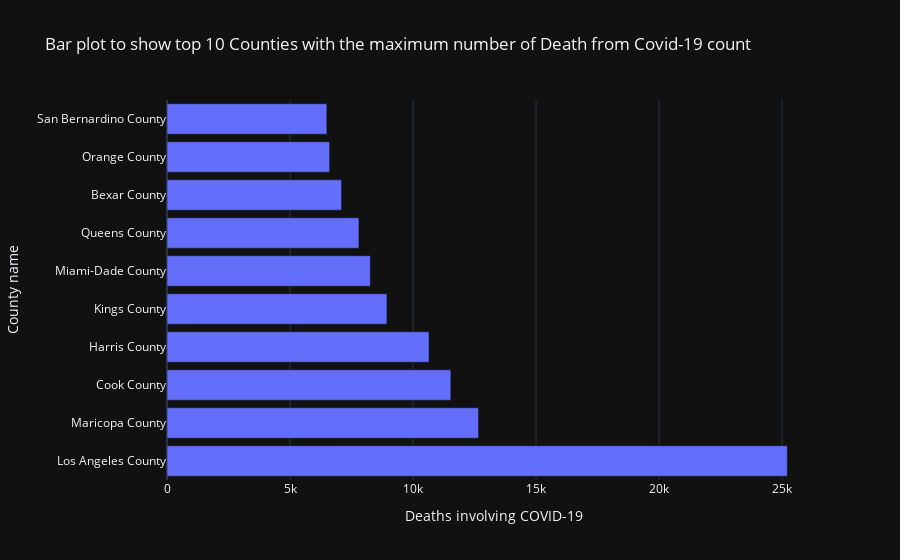

Here is the notebook cell this chart was saved with:
### Code cell
#top 10 countries vs deaths due to covid-19
px.bar(sort1,
      y='County name',
      x="Deaths involving COVID-19",
      template='plotly_dark',
      title='Bar plot to show top 10 Counties with the maximum number of Death from Covid-19 count')
#fig2.update_xaxes(tickangle=270)
#fig2.show()

### Figure 1 — Plotly figure (JSON) as saved in the notebook; plotly's stock layout.template omitted (floating-point values rounded to 4 significant figures)
{"data": [{"alignmentgroup": "True", "hovertemplate": "Deaths involving COVID-19=%{x}<br>County name=%{y}<extra></extra>", "legendgroup": "", "marker": {"color": "#636efa", "pattern": {"shape": ""}}, "name": "", "offsetgroup": "", "orientation": "h", "showlegend": false, "textposition": "auto", "type": "bar", "x": [25214, 12661, 11538, 10649, 8938, 8265, 7800, 7095, 6612, 6497], "xaxis": "x", "y": ["Los Angeles County", "Maricopa County", "Cook County", "Harris County", "Kings County", "Miami-Dade County", "Queens County", "Bexar County", "Orange County", "San Bernardino County"], "yaxis": "y"}], "layout": {"barmode": "relative", "legend": {"tracegroupgap": 0}, "title": {"text": "Bar plot to show top 10 Counties with the maximum number of Death from Covid-19 count"}, "xaxis": {"anchor": "y", "domain": [0, 1], "title": {"text": "Deaths involving COVID-19"}}, "yaxis": {"anchor": "x", "domain": [0, 1], "title": {"text": "County name"}}}}
